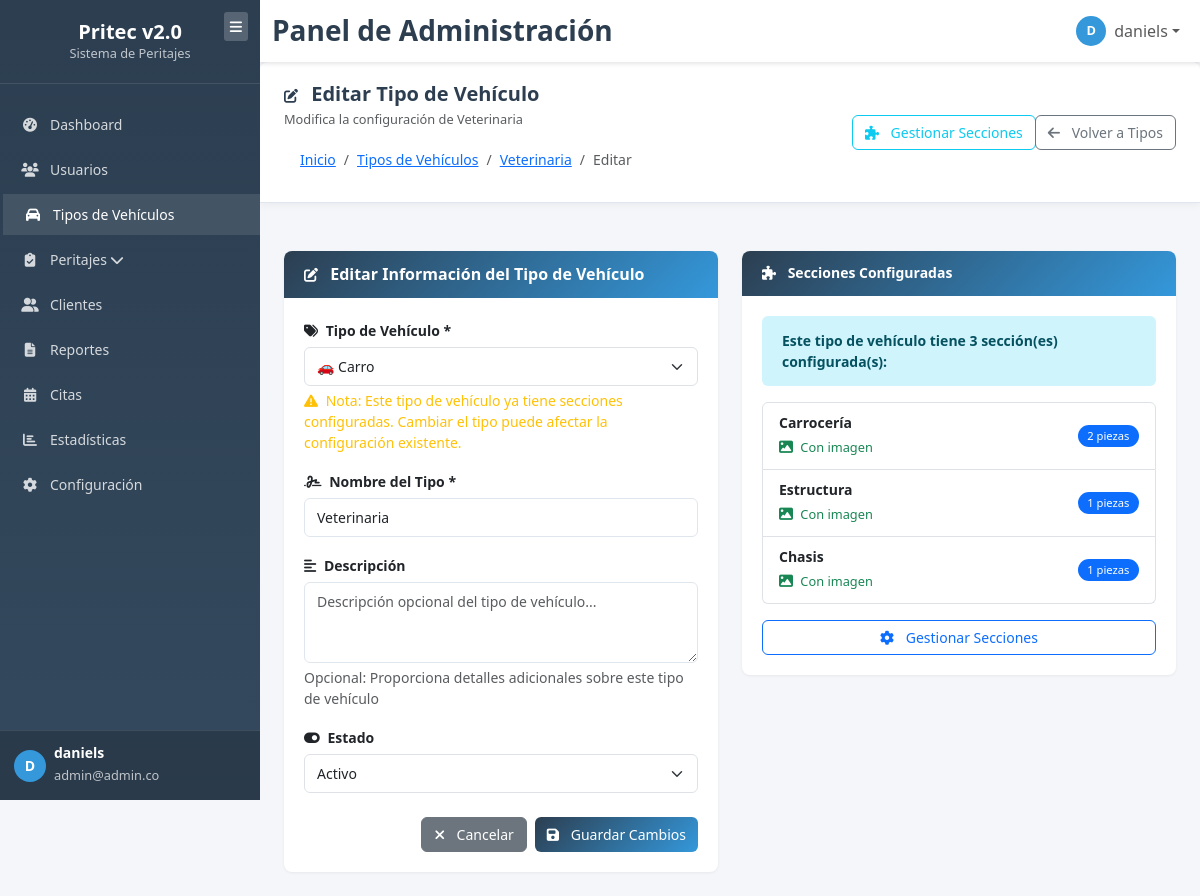
The page /vehicle-types/2/edit (signed in) on the database its author committed.
### tables this page shows
CREATE TABLE IF NOT EXISTS `vehicle_types` (
  `id` int NOT NULL AUTO_INCREMENT,
  `type` enum('carro','moto') NOT NULL,
  `name` varchar(100) NOT NULL,
  `description` text,
  `status` enum('active','inactive') DEFAULT 'active',
  `created_at` timestamp NULL DEFAULT CURRENT_TIMESTAMP,
  `updated_at` timestamp NULL DEFAULT CURRENT_TIMESTAMP ON UPDATE CURRENT_TIMESTAMP,
  PRIMARY KEY (`id`),
  KEY `idx_vehicle_types_status` (`status`),
  KEY `idx_vehicle_types_type` (`type`)
);

CREATE TABLE IF NOT EXISTS `vehicle_sections` (
  `id` int NOT NULL AUTO_INCREMENT,
  `vehicle_type_id` int NOT NULL,
  `section_name` enum('carroceria','estructura','chasis') NOT NULL,
  `image_path` varchar(255) DEFAULT NULL,
  `created_at` timestamp NULL DEFAULT CURRENT_TIMESTAMP,
  `updated_at` timestamp NULL DEFAULT CURRENT_TIMESTAMP ON UPDATE CURRENT_TIMESTAMP,
  PRIMARY KEY (`id`),
  UNIQUE KEY `unique_section_per_vehicle` (`vehicle_type_id`,`section_name`),
  KEY `idx_vehicle_sections_vehicle_type` (`vehicle_type_id`),
  CONSTRAINT `vehicle_sections_ibfk_1` FOREIGN KEY (`vehicle_type_id`) REFERENCES `vehicle_types` (`id`) ON DELETE CASCADE
);

### app/views/vehicle_types/edit.php (the view, shortened to what the rows shown need)
<link href="<?= ASSETS_URL ?>css/vehicle-types.css" rel="stylesheet">
<div class="content-body">
    <div class="row">
        <div class="col-md-8 col-lg-6">
            <div class="card vehicle-type-card">
                <div class="card-body">
                    <form id="editVehicleTypeForm" novalidate>
                        <div class="mb-3">
                            <label for="type" class="form-label">
                                <i class="fas fa-tags me-1"></i>
                                Tipo de Vehículo *
                            </label>
                            <select class="form-select" id="type" name="type" required>
                                <option value="carro" <?= $vehicleType['type'] === 'carro' ? 'selected' : '' ?>>🚗 Carro</option>
                            </select>
                            <?php if (count($sections) > 0): ?>
                            <div class="form-text text-warning">
                                <i class="fas fa-exclamation-triangle me-1"></i>
                                Nota: Este tipo de vehículo ya tiene secciones configuradas. Cambiar el tipo puede afectar la configuración existente.
                            </div>
                            <?php endif; ?>
                        </div>
                        <div class="mb-3">
                            <label for="name" class="form-label">
                                <i class="fas fa-signature me-1"></i>
                                Nombre del Tipo *
                            </label>
                            <input type="text"
                                   class="form-control"
                                   id="name"
                                   name="name"
                                   required
                                   value="<?= htmlspecialchars($vehicleType['name']) ?>"
                                   placeholder="Ej: Sedán Compacto, Motocicleta Deportiva">
                        </div>
                        <div class="mb-4">
                            <label for="status" class="form-label">
                                <i class="fas fa-toggle-on me-1"></i>
                                Estado
                            </label>
                            <select class="form-select" id="status" name="status">
                                <option value="active" <?= $vehicleType['status'] === 'active' ? 'selected' : '' ?>>Activo</option>
                            </select>
                        </div>
                    </form>
                </div>
            </div>
        </div>
        <div class="col-md-4 col-lg-6">
            <div class="card">
                <div class="card-body">
                    <?php if (count($sections) > 0): ?>
                        <div class="list-group">
                            <?php foreach ($sections as $section): ?>
                            <div class="list-group-item d-flex justify-content-between align-items-center">
                                <div>
                                    <h6 class="mb-1"><?= htmlspecialchars($section['name']) ?></h6>
                                    <?php if ($section['image_path']): ?>
                                    <small class="text-success">
                                        <i class="fas fa-image me-1"></i>
                                        Con imagen
                                    </small>
                                    <?php endif; ?>
                                </div>
                                <span class="badge bg-primary rounded-pill">
                                    <?= $section['pieces_count'] ?? 0 ?> piezas
                                </span>
                            </div>
                            <?php endforeach; ?>
                        </div>
                    <?php endif; ?>
                </div>
            </div>
        </div>
    </div>
</div>
<?php
include APP_PATH . '/views/layouts/app.php';
?>

### rows shown on the page
vehicle_types: type "🚗 Carro", name "Veterinaria", status "Activo"
vehicle_sections: name "Carrocería", shows "Con imagen", pieces_count "2"
vehicle_sections: name "Estructura", shows "Con imagen", pieces_count "1"
vehicle_sections: name "Chasis", shows "Con imagen", pieces_count "1"

### other values the page prints
substr($_SESSION['full_name'] ?? 'U', 0, 1) "D"
$_SESSION['full_name'] "daniels"
$_SESSION['email'] "admin@admin.co"
$config['title'] "Editar Tipo de Vehículo"
$config['subtitle'] "Modifica la configuración de Veterinaria"
$breadcrumb['text'] "Inicio"
$breadcrumb['text'] "Tipos de Vehículos"
$breadcrumb['text'] "Veterinaria"
$breadcrumb['text'] "Editar"
$action['text'] "Gestionar Secciones"
$action['text'] "Volver a Tipos"
count($sections) "3"
